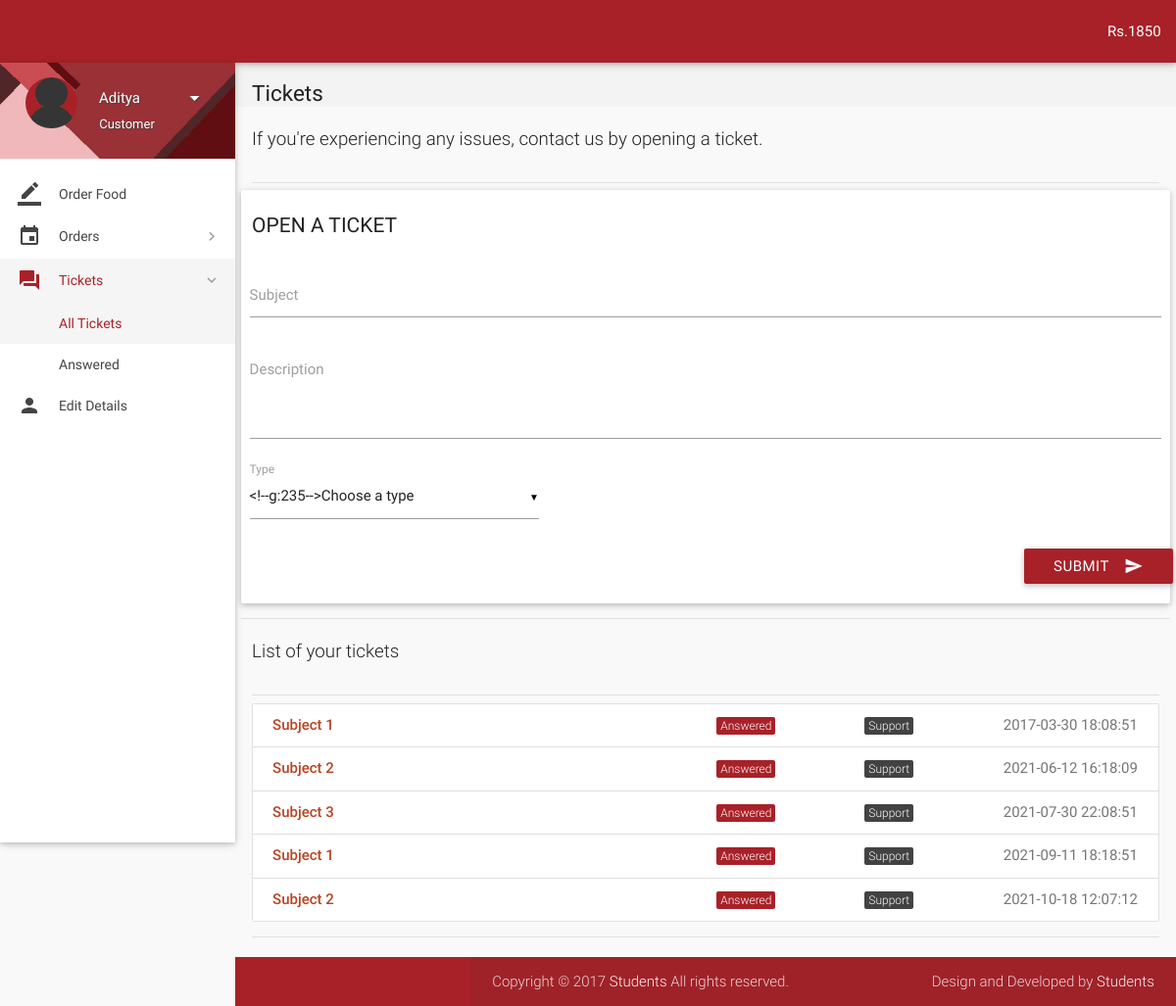
The page /account/tickets.php (signed in) on the database its author committed.
### tables this page shows
CREATE TABLE `wallet_details` (
  `id` int(11) NOT NULL,
  `wallet_id` int(11) NOT NULL,
  `number` varchar(16) NOT NULL,
  `cvv` int(3) NOT NULL,
  `balance` int(11) NOT NULL DEFAULT '2000'
);

CREATE TABLE `tickets` (
  `id` int(11) NOT NULL,
  `poster_id` int(11) NOT NULL,
  `subject` varchar(100) NOT NULL,
  `description` varchar(3000) NOT NULL,
  `status` varchar(8) NOT NULL DEFAULT 'Open',
  `type` varchar(30) NOT NULL DEFAULT 'Others',
  `date` datetime NOT NULL DEFAULT CURRENT_TIMESTAMP,
  `deleted` tinyint(4) NOT NULL DEFAULT '0'
);

### account/includes/wallet.php (called while the page is built)
<?php
$user_id=$_SESSION['user_id'];
$sql = mysqli_query($con, "SELECT * FROM wallet where customer_id = $user_id");
while($row1 = mysqli_fetch_array($sql)){
$wallet_id = $row1['id'];
}
$sql = mysqli_query($con, "SELECT * FROM wallet_details where wallet_id = $wallet_id");
while($row1 = mysqli_fetch_array($sql)){
$balance = $row1['balance'];
}
?>

### account/includes/connect.php (called while the page is built, shortened)
<?php
$name = $_SESSION['name'];
$role = $_SESSION['role'];
?>

### account/tickets.php (the view, shortened to what this page needs)
<?php
include 'includes/connect.php';
include 'includes/wallet.php';
	if($_SESSION['customer_sid']==session_id())
	{
		?>
<!DOCTYPE html>
<html lang="en">
<head>
  <link href="css/materialize.min.css" type="text/css" rel="stylesheet" media="screen,projection">
  <link href="css/style.min.css" type="text/css" rel="stylesheet" media="screen,projection">
  <link href="css/custom/custom.min.css" type="text/css" rel="stylesheet" media="screen,projection">
  <link href="js/plugins/perfect-scrollbar/perfect-scrollbar.css" type="text/css" rel="stylesheet" media="screen,projection">
  <link href="js/plugins/data-tables/css/jquery.dataTables.min.css" type="text/css" rel="stylesheet" media="screen,projection">
</head>
<body>
  <header id="header" class="page-topbar">
        <div class="navbar-fixed">
            <nav class="navbar-color">
                <div class="nav-wrapper">
                    <ul class="left">
                      <li><h1 class="logo-wrapper"><a href="index.php" class="brand-logo darken-1"><img src="images/materialize-logo.png" alt="logo"></a> <span class="logo-text">Logo</span></h1></li>
                    </ul>
                    <ul class="right hide-on-med-and-down">
                        <li><a href="#" class="waves-effect waves-block waves-light"><?php echo 'Rs.'; echo $balance;?></i></a>
                        </li>
                    </ul>
                </div>
            </nav>
        </div>
  </header>
  <div id="main">
    <div class="wrapper">
      <aside id="left-sidebar-nav">
        <ul id="slide-out" class="side-nav fixed leftside-navigation">
            <li class="user-details cyan darken-2">
            <div class="row">
                <div class="col col s4 m4 l4">
                    <img src="images/avatar.jpg" alt="" class="circle responsive-img valign profile-image">
                </div>
                <div class="col col s8 m8 l8">
                    <a class="btn-flat dropdown-button waves-effect waves-light white-text profile-btn" href="#" data-activates="profile-dropdown"><?php echo $name;?> <i class="mdi-navigation-arrow-drop-down right"></i></a>
                    <p class="user-roal"><?php echo $role;?></p>
                </div>
            </div>
            </li>
            <li class="bold"><a href="index.php" class="waves-effect waves-cyan"><i class="mdi-editor-border-color"></i> Order Food</a>
            </li>
                <li class="no-padding">
                    <ul class="collapsible collapsible-accordion">
                        <li class="bold"><a class="collapsible-header waves-effect waves-cyan"><i class="mdi-editor-insert-invitation"></i> Orders</a>
                        </li>
                    </ul>
                </li>
                <li class="no-padding">
                    <ul class="collapsible collapsible-accordion">
                        <li class="bold"><a class="collapsible-header waves-effect waves-cyan active"><i class="mdi-action-question-answer"></i> Tickets</a>
                            <div class="collapsible-body">
                                <ul>
								<li class="<?php
								if(!isset($_GET['status'])){
										echo 'active';
									}?>
									"><a href="tickets.php">All Tickets</a>
                                </li>
								<?php
									$sql = mysqli_query($con, "SELECT DISTINCT status FROM tickets WHERE poster_id = $user_id AND not deleted;");
									while($row = mysqli_fetch_array($sql)){
                                    echo '<li class='.(isset($_GET['status'])?($status == $_GET['status'] ? 'active' : ''): '').'><a href="tickets.php?status='.$row['status'].'">'.$row['status'].'</a>
                                    </li>';
									}
									?>
                                </ul>
                            </div>
                        </li>
                    </ul>
                </li>
            <li class="bold"><a href="details.php" class="waves-effect waves-cyan"><i class="mdi-social-person"></i> Edit Details</a>
            </li>
        </ul>
        </aside>
      <section id="content">
        <div id="breadcrumbs-wrapper">
          <div class="container">
            <div class="row">
              <div class="col s12 m12 l12">
                <h5 class="breadcrumbs-title">Tickets</h5>
              </div>
            </div>
          </div>
        </div>
        <div class="container">
          <p class="caption">If you're experiencing any issues, contact us by opening a ticket.</p>
          <div class="divider"></div>
            <div class="row">
              <div class="col s12 m4 l3">
                <h4 class="header">Open a ticket</h4>
              </div>
<div>
                <div class="card-panel">
                  <div class="row">
                    <form class="formValidate" id="formValidate" method="post" action="routers/add-ticket.php" novalidate="novalidate" class="col s12">
                      <div class="row">
                        <div class="input-field col s12">
                          <input name="subject" id="subject" type="text" data-error=".errorTxt1">
                          <label for="subject" class="">Subject</label>
                        </div>
                      </div>
                      <div class="row">
                        <div class="input-field col s12">
                          <textarea name="description" id="description" class="materialize-textarea validate" data-error=".errorTxt2"></textarea>
                          <label for="description" class="">Description</label>
                        </div>
                      </div>
                      <div class="row">
                        <div class="input-field col s4">
							<label>Type</label>
                        </div>
                      </div>
                      <div class="row">
                        <div class="row">
                          <div class="input-field col s12">
                            <button class="btn cyan waves-effect waves-light right" type="submit" name="action">Submit
                              <i class="mdi-content-send right"></i>
                            </button>
                          </div>
                        </div>
                      </div>
                    </form>
                  </div>
                </div>
              </div>
            <div class="divider"></div>
          </div>
    </div>
        <div class="container">
          <p class="caption">List of your tickets</p>
          <div class="divider"></div>
									<div id="work-collections">
									<ul id="projects-collection" class="collection">
								<?php
									if(isset($_GET['status'])){
										$status = $_GET['status'];
									}
									else{
										$status = '%';
									}
									$sql = mysqli_query($con, "SELECT * FROM tickets WHERE poster_id = $user_id AND status LIKE '$status' AND not deleted;");
									while($row = mysqli_fetch_array($sql)){
									echo'<a href="view-ticket.php?id='.$row['id'].'"class="collection-item">
                                        <div class="row">
                                            <div class="col s6">
                                                <p class="collections-title">'.$row['subject'].'</p>
                                            </div>
                                            <div class="col s2">
                                            <span class="task-cat cyan">'.$row['status'].'</span></div>
                                            <div class="col s2">
                                            <span class="task-cat grey darken-3">'.$row['type'].'</span></div>
                                            <div class="col s2">
                                            <span class="badge">'.$row['date'].'</span></div>
                                        </div>
                                    </a>';
									}
									?>
									</ul>
									</div>
            <div class="divider"></div>
          </div>
    </div>
  <footer class="page-footer">
    <div class="footer-copyright">
      <div class="container">
        <span>Copyright © 2017 <a class="grey-text text-lighten-4" href="#" target="_blank">Students</a> All rights reserved.</span>
        <span class="right"> Design and Developed by <a class="grey-text text-lighten-4" href="#">Students</a></span>
        </div>
    </div>
  </footer>
</body>
</html>
<?php
	}
?>

### rows shown on the page
wallet_details: balance "1850"
tickets: subject "Subject 1", status "Answered", type "Support", date "2017-03-30 18:08:51"
tickets: subject "Subject 2", status "Answered", type "Support", date "2021-06-12 16:18:09"
tickets: subject "Subject 3", status "Answered", type "Support", date "2021-07-30 22:08:51"
tickets: subject "Subject 1", status "Answered", type "Support", date "2021-09-11 18:18:51"
tickets: subject "Subject 2", status "Answered", type "Support", date "2021-10-18 12:07:12"

### other values the page prints
$name "Aditya"
$role "Customer"
$row['status'] "Answered"
